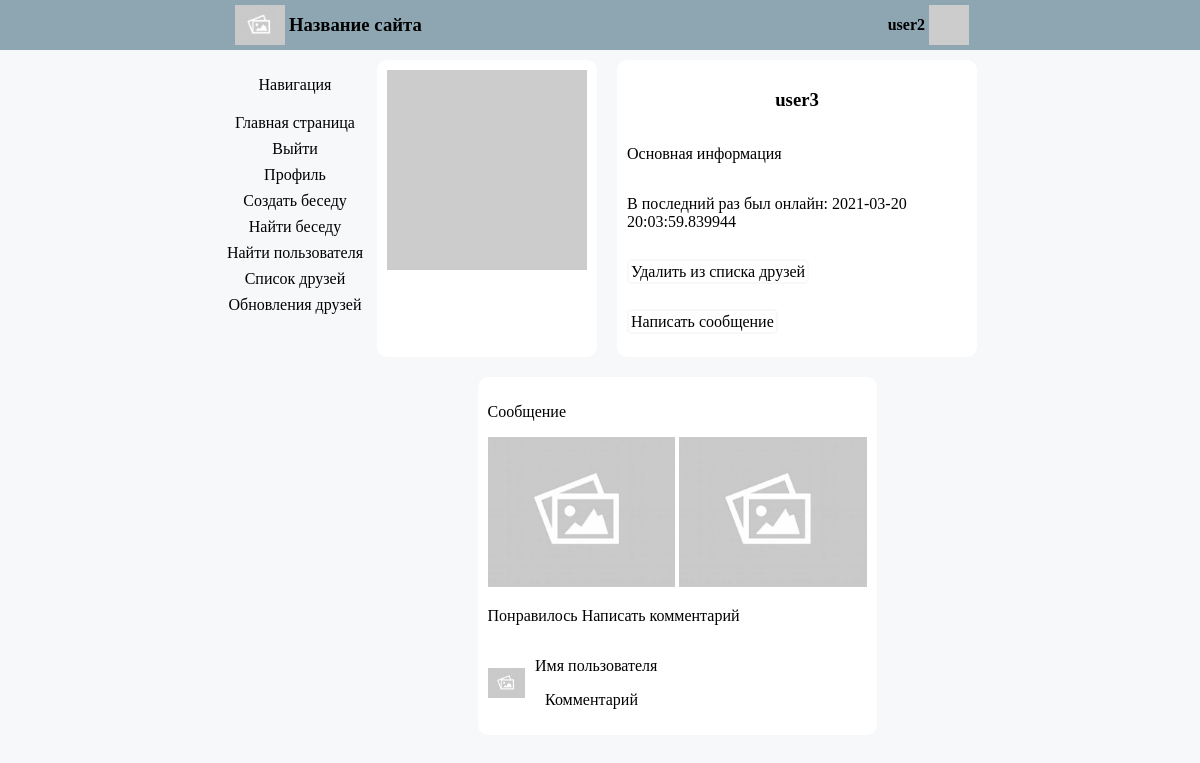
The app's page /user/user3 (signed in), older data.
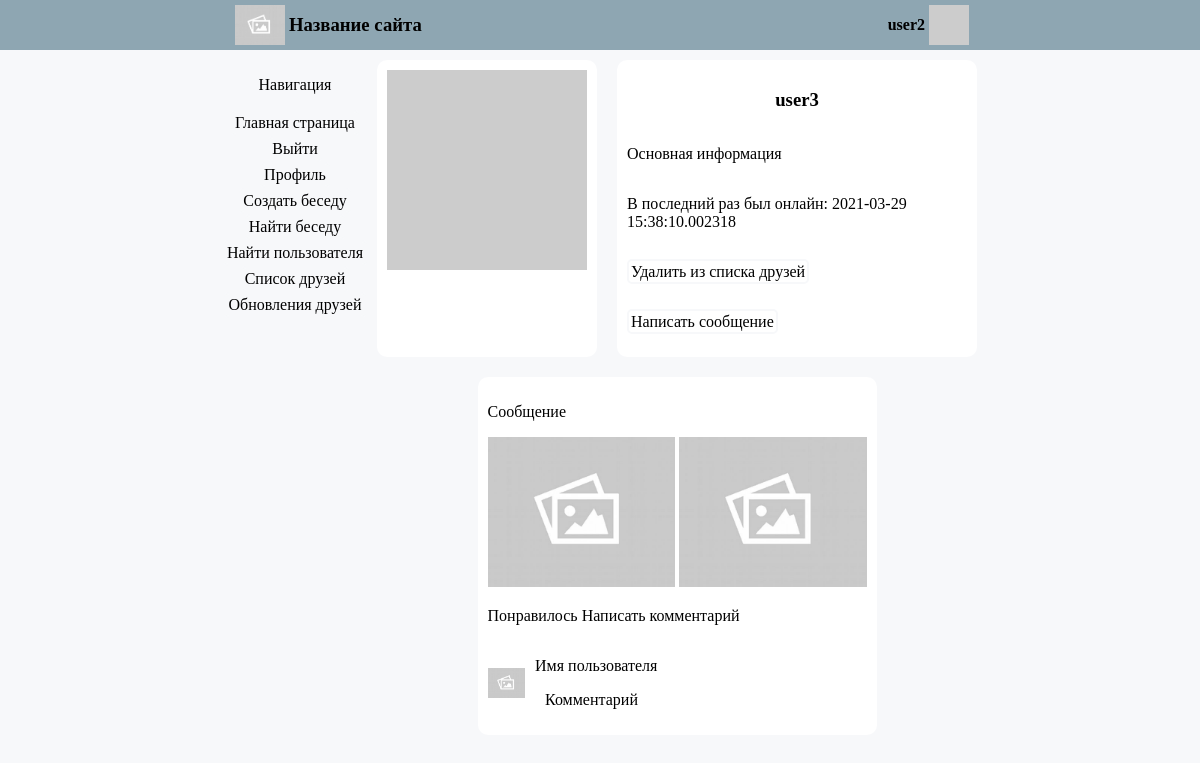
The same page, newer data.
### app/models.py (models this page shows, shortened)
class User(UserMixin, db.Model):
    id = db.Column(db.Integer, primary_key=True)
    username = db.Column(db.String(64), index=True, unique=True)
    email = db.Column(db.String(120), index=True, unique=True)
    password_hash = db.Column(db.String(128))
    posts = db.relationship('Post', backref='author', lazy='dynamic')
    invitations = db.relationship('Invitation', backref='user', lazy='dynamic')
    about_me = db.Column(db.String(140))
    last_seen = db.Column(db.DateTime, default=datetime.now(pytz.timezone('Europe/Moscow')))
    followed = db.relationship(
        'User', secondary=followers,
        primaryjoin=(followers.c.follower_id == id),
        secondaryjoin=(followers.c.followed_id == id),
        backref=db.backref('followers', lazy='dynamic'), lazy='dynamic')
    def avatar(self, size):
        digest = md5(self.email.lower().encode('utf-8')).hexdigest()
        return 'https://www.gravatar.com/avatar/{}?d=identicon&s={}'.format(
            digest, size)
    def is_following(self, user):
        return self.followed.filter(
            followers.c.followed_id == user.id).count() > 0

### app/routes.py (the view)
@app.route('/user/<username>')
@login_required
def user(username):
    user = User.query.filter_by(username=username).first_or_404()
    chats = user.chats
    return render_template('user.html', user=user, chats=chats, title=user.username)

### app/models.py (called while the page is built)
@login.user_loader
def load_user(id):
    return User.query.get(int(id))

### app/routes.py (called while the page is built)
@app.before_request
def before_request():
    if current_user.is_authenticated:
        current_user.last_seen = datetime.now(pytz.timezone('Europe/Moscow'))
        db.session.commit()

### app/templates/user.html (shortened to what this page needs)
{% extends "base.html" %}
{% block content %}
    <link rel="stylesheet" href="../static/profile.css" type="text/css"/>
    <div class="client-inf">
        <div class="avatar-change">
            <img src="{{ user.avatar(128) }}">
        </div>
        <div class="information-block">
            <h3>{{ user.username }}</h3>
            <p>Основная информация</p>
            {% if user.last_seen %}<p>В последний раз был онлайн: {{ user.last_seen }}</p>{% endif %}
            {% if user == current_user %}
                <p><a href="{{ url_for('edit_profile') }}">Изменить ваш профиль</a></p>
            {% elif not (current_user.is_following(user) or user.is_following(current_user)) %}
                <p><a href="{{ url_for('follow', username=user.username) }}">Добавить в друзья</a></p>
                <p><a href="{{ url_for('write_message', username=user.username) }}">Написать сообщение</a></p>
            {% else %}
                <p><a href="{{ url_for('unfollow', username=user.username) }}">Удалить из списка друзей</a></p>
                <p><a href="{{ url_for('write_message', username=user.username) }}">Написать сообщение</a></p>
            {% endif %}
        </div>
    </div>
    <div class = 'client-news'>
        <div class = 'note'>
            <p> Сообщение </p>
            <div class = "note-img-box">
                <img src = "../static/empty.jpg"/>
                <img src = "../static/empty.jpg"/>
            </div>
            <p class = "toolbar">
                <label class = "like">
                    Понравилось
                </label>
                <label class = "comment">
                    Написать комментарий
                </label>
            </p>
            <div class = 'comment-container'>
                <div class = 'comment-block'>
                    <div class = 'comment-user-inf'>
                        <img src = '../static/empty.jpg'>
                    </div>
                    <div class = 'comment-text'>
                        <p class = 'commentator-name'> Имя пользователя </p>
                        <p class = 'comment-text'> Комментарий </p>
                    </div>
                </div>
            </div>
        </div>
    </div>
{% endblock %}

### app/templates/base.html (shortened to what this page needs)
<html>
    <head>
        <link rel="stylesheet" href="../static/common.css" type="text/css"/>
    </head>
    <body>
        <header class = "first_color">
		    <div class = "name-logo">
			    <div>
				    <img src = "../static/empty.jpg"/>
			    </div>
			    <div>
				    <h3>Название сайта</h3>
			    </div>
		    </div>
            {% if current_user.is_authenticated %}
		        <div class = "user-information">
			        <div>
				        <h4>{{ current_user.username }}</h4>
			        </div>
			        <div>
				        <img src = "{{ current_user.avatar(128) }}"/>
			        </div>
		        </div>
            {% endif %}
	</header>
        <div class="content">
            <div class="site-nav">
                <p>Навигация</p>
                <a href="{{ url_for('index') }}">Главная страница</a>
                {% if current_user.is_anonymous %}
                    <a href="{{ url_for('login') }}">Войти</a>
                {% else %}
                    <a href="{{ url_for('logout') }}">Выйти</a>
                    <a href="{{ url_for('user', username=current_user.username) }}">Профиль</a>
                {% endif %}
                <a href="{{ url_for('create_chat') }}">Создать беседу</a>
                <a href="{{ url_for('search_chat') }}">Найти беседу</a>
                <a href="{{ url_for('search_user') }}">Найти пользователя</a>
                <a href="{{ url_for('list_of_friends') }}">Список друзей</a>
                <a href ="{{ url_for('news') }}"> Обновления друзей </a>
            </div>
            <div class="main-part">
                {% block content %}{% endblock %}
            </div>
        </div>
    </body>
</html>

### app/static/common.css (style rules this page uses)
.first_color { background-color: #8ea6b2; }
body { padding: 0px; margin: 0px; background-color: #f7f8fa; }
header { width: 100%; height: 50px; display: flex; justify-content: space-around; }
.name-logo img { height: 40px; align-self: center; }
.name-logo h3 { align-self: center; }
.name-logo div { height: 100%; display: flex; padding-left: 4px; }
.name-logo { height: 100%; display: flex; }
.user-information img { height: 40px; align-self: center; }
.user-information h4 { align-self: center; cursor: pointer; }
.user-information div { height: 100%; display: flex; padding-left: 4px; }
.user-information { height: 100%; display: flex; }
.content { display: flex; padding-top: 10px; width: 100%; justify-content: center; }
.site-nav { display: flex; flex-direction: column; justify-content: center; align-items: center; align-self: baseline; }
.main-part { width: 50%; display: flex; align-items: center; flex-direction: column; margin-left: 10px; }

### app/static/profile.css (style rules this page uses)
.client-inf { display: flex; }
.avatar-change { display:flex; flex-direction: column; align-items: center; background-color: white; border-radius: 10px; padding: 10px; }
.avatar-change img { height:200px; }
.information-block { margin-left: 20px; width: 100%; display: flex; flex-direction: column; background-color: white; padding: 10px; border-radius: 10px; }
.information-block h3 { text-align: center; }
.information-block a { text-decoration: none; color: black; border: 2px solid #f7f8fa; border-radius: 5px; padding: 2px; }
.client-news { margin-top: 10px; }
.note { background-color: white; padding: 10px; border-radius: 10px; margin-top: 10px; }
.note img { height: 150px; }
.comment-block { display: flex; justify-content: flex-start; align-items: center; }
.comment-user-inf img { height: 30px; }
.comment-text { margin-left: 10px; }

### app/templates/base.html (style rules this page uses)
a { text-decoration: none; color: black; border: 2px solid #f7f8fa; border-radius: 5px; padding: 2px; }

Row changes from the older to the newer data that the page shows:
changed User "user3": last_seen "2021-03-20 20:03:59.839944" → "2021-03-29 15:38:10.002318"
